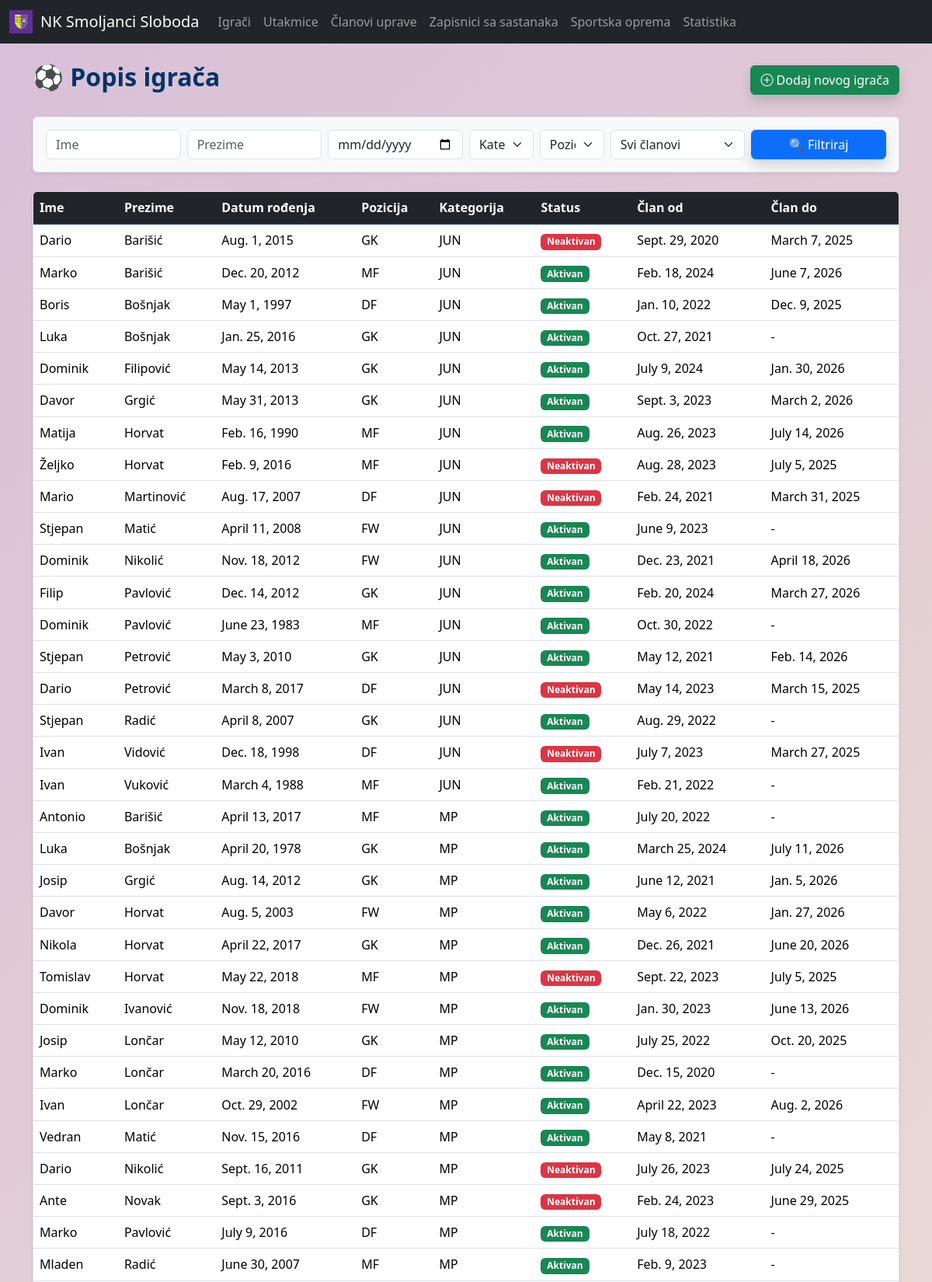
Screenshot of /players/ (upper part) with the database file from the repository.
### main/models.py (models this page shows, shortened)
class Player(models.Model):
    first_name = models.CharField(max_length=50)
    last_name = models.CharField(max_length=50)
    date_of_birth = models.DateField()
    position = models.CharField(max_length=2, choices=POSITIONS)
    category = models.CharField(max_length=3, choices=CATEGORIES, null=True, blank=True)
    goals = models.PositiveIntegerField(default=0)
    assists = models.PositiveIntegerField(default=0)
    yellow_cards = models.PositiveIntegerField(default=0)
    red_cards = models.PositiveIntegerField(default=0)
    appearances = models.PositiveIntegerField(default=0)
    is_active_member = models.BooleanField(default=True, verbose_name='Aktivan član')
    member_since = models.DateField(default=date.today, verbose_name='Član od')
    member_until = models.DateField(blank=True, null=True, verbose_name='Član do')

### main/views.py (the view)
# urls.py: path("players/", views.player_list, name="player_list"),
def player_list(request):
    players = Player.objects.all().order_by('category', 'last_name')
    filters = ['category', 'first_name', 'last_name', 'date_of_birth', 'position', 'status']
    filter_values = {f: request.GET.get(f) for f in filters}
    if filter_values['category']:
        players = players.filter(category=filter_values['category'])
    if filter_values['first_name']:
        players = players.filter(first_name__icontains=filter_values['first_name'])
    if filter_values['last_name']:
        players = players.filter(last_name__icontains=filter_values['last_name'])
    if filter_values['date_of_birth']:
        players = players.filter(date_of_birth=filter_values['date_of_birth'])
    if filter_values['position']:
        players = players.filter(position=filter_values['position'])
    if filter_values['status'] == 'active':
        players = players.filter(is_active_member=True)
    elif filter_values['status'] == 'inactive':
        players = players.filter(is_active_member=False)
    return render(request, 'main/players/player_list.html', {
        'players': players,
        'filter_values': filter_values,
        'categories': CATEGORIES,
        'positions': POSITIONS,
    })

### templates/main/players/player_list.html (shortened to what this page needs)
{% extends 'main/base.html' %}
{% block content %}
<div class="container my-4">
  <div class="d-flex justify-content-between align-items-center mb-4">
    <h2 class="fw-bold">⚽ Popis igrača</h2>
    <a class="btn btn-success shadow" href="{% url 'main:player_create' %}">
      <i class="bi bi-plus-circle"></i> Dodaj novog igrača
    </a>
  </div>
  <form method="get" class="p-3 mb-4 rounded shadow-sm border bg-light">
    <div class="row g-2">
      <div class="col-md-2">
        <input type="text" class="form-control" name="first_name" placeholder="Ime"
          value="{{ filter_values.first_name|default_if_none:'' }}">
      </div>
      <div class="col-md-2">
        <input type="text" class="form-control" name="last_name" placeholder="Prezime"
          value="{{ filter_values.last_name|default_if_none:'' }}">
      </div>
      <div class="col-md-2">
        <input type="date" class="form-control" name="date_of_birth" value="{{ filter_values.date_of_birth }}">
      </div>
      <div class="col-md-1">
        <select class="form-select" name="category">
          <option value="">Kategorije</option>
        </select>
      </div>
      <div class="col-md-1">
        <select class="form-select" name="position">
          <option value="">Pozicije</option>
        </select>
      </div>
      <div class="col-md-2">
        <select class="form-select" name="status">
          <option value="">Svi članovi</option>
        </select>
      </div>
      <div class="col-md-2">
        <button type="submit" class="btn btn-primary w-100 shadow">🔍 Filtriraj</button>
      </div>
    </div>
  </form>
  <div class="table-responsive shadow-sm rounded border">
    <table class="table table-hover align-middle">
      <thead class="table-dark">
        <tr>
          <th>Ime</th>
          <th>Prezime</th>
          <th>Datum rođenja</th>
          <th>Pozicija</th>
          <th>Kategorija</th>
          <th>Status</th>
          <th>Član od</th>
          <th>Član do</th>
        </tr>
      </thead>
      <tbody class="table-group-divider">
        {% for player in players %}
        <tr class="table-row-clickable" data-href="{% url 'main:player_detail' player.id %}">
          <td>{{ player.first_name }}</td>
          <td>{{ player.last_name }}</td>
          <td>{{ player.date_of_birth }}</td>
          <td>{{ player.position }}</td>
          <td>{{ player.category }}</td>
          <td>
            {% if player.is_active_member %}
              <span class="badge bg-success">Aktivan</span>
            {% else %}
              <span class="badge bg-danger">Neaktivan</span>
            {% endif %}
          </td>
          <td>{{ player.member_since|default:"-" }}</td>
          <td>{{ player.member_until|default:"-" }}</td>
        </tr>
        {% empty %}
        <tr>
          <td colspan="8" class="text-center text-muted py-4">
            Nema pronađenih igrača. 😕
          </td>
        </tr>
        {% endfor %}
      </tbody>
    </table>
  </div>
</div>
{% endblock %}

### templates/main/base.html (style rules this page uses)
html, body { height: 100%; margin: 0; background: linear-gradient(135deg, #d8bfd8, #fffacd); background-repeat: no-repeat; background-size: cover; background-attachment: fixed; font-family: "Segoe UI", Tahoma, Geneva, Verdana, sans-serif; color: #003366; }

### rows the page displays
Player: first_name "Dario", last_name "Barišić", date_of_birth "Aug. 1, 2015", position "GK", category "JUN", is_active_member "Neaktivan", member_since "Sept. 29, 2020", member_until "March 7, 2025"
Player: first_name "Marko", last_name "Barišić", date_of_birth "Dec. 20, 2012", position "MF", category "JUN", is_active_member "Aktivan", member_since "Feb. 18, 2024", member_until "June 7, 2026"
Player: first_name "Boris", last_name "Bošnjak", date_of_birth "May 1, 1997", position "DF", category "JUN", is_active_member "Aktivan", member_since "Jan. 10, 2022", member_until "Dec. 9, 2025"
Player: first_name "Luka", last_name "Bošnjak", date_of_birth "Jan. 25, 2016", position "GK", category "JUN", is_active_member "Aktivan", member_since "Oct. 27, 2021", member_until "-"
Player: first_name "Dominik", last_name "Filipović", date_of_birth "May 14, 2013", position "GK", category "JUN", is_active_member "Aktivan", member_since "July 9, 2024", member_until "Jan. 30, 2026"
Player: first_name "Davor", last_name "Grgić", date_of_birth "May 31, 2013", position "GK", category "JUN", is_active_member "Aktivan", member_since "Sept. 3, 2023", member_until "March 2, 2026"
Player: first_name "Matija", last_name "Horvat", date_of_birth "Feb. 16, 1990", position "MF", category "JUN", is_active_member "Aktivan", member_since "Aug. 26, 2023", member_until "July 14, 2026"
Player: first_name "Željko", last_name "Horvat", date_of_birth "Feb. 9, 2016", position "MF", category "JUN", is_active_member "Neaktivan", member_since "Aug. 28, 2023", member_until "July 5, 2025"
Player: first_name "Mario", last_name "Martinović", date_of_birth "Aug. 17, 2007", position "DF", category "JUN", is_active_member "Neaktivan", member_since "Feb. 24, 2021", member_until "March 31, 2025"
Player: first_name "Stjepan", last_name "Matić", date_of_birth "April 11, 2008", position "FW", category "JUN", is_active_member "Aktivan", member_since "June 9, 2023", member_until "-"
Player: first_name "Dominik", last_name "Nikolić", date_of_birth "Nov. 18, 2012", position "FW", category "JUN", is_active_member "Aktivan", member_since "Dec. 23, 2021", member_until "April 18, 2026"
Player: first_name "Filip", last_name "Pavlović", date_of_birth "Dec. 14, 2012", position "GK", category "JUN", is_active_member "Aktivan", member_since "Feb. 20, 2024", member_until "March 27, 2026"
Player: first_name "Dominik", last_name "Pavlović", date_of_birth "June 23, 1983", position "MF", category "JUN", is_active_member "Aktivan", member_since "Oct. 30, 2022", member_until "-"
Player: first_name "Stjepan", last_name "Petrović", date_of_birth "May 3, 2010", position "GK", category "JUN", is_active_member "Aktivan", member_since "May 12, 2021", member_until "Feb. 14, 2026"
Player: first_name "Dario", last_name "Petrović", date_of_birth "March 8, 2017", position "DF", category "JUN", is_active_member "Neaktivan", member_since "May 14, 2023", member_until "March 15, 2025"
Player: first_name "Stjepan", last_name "Radić", date_of_birth "April 8, 2007", position "GK", category "JUN", is_active_member "Aktivan", member_since "Aug. 29, 2022", member_until "-"
Player: first_name "Ivan", last_name "Vidović", date_of_birth "Dec. 18, 1998", position "DF", category "JUN", is_active_member "Neaktivan", member_since "July 7, 2023", member_until "March 27, 2025"
Player: first_name "Ivan", last_name "Vuković", date_of_birth "March 4, 1988", position "MF", category "JUN", is_active_member "Aktivan", member_since "Feb. 21, 2022", member_until "-"
Player: first_name "Antonio", last_name "Barišić", date_of_birth "April 13, 2017", position "MF", category "MP", is_active_member "Aktivan", member_since "July 20, 2022", member_until "-"
Player: first_name "Luka", last_name "Bošnjak", date_of_birth "April 20, 1978", position "GK", category "MP", is_active_member "Aktivan", member_since "March 25, 2024", member_until "July 11, 2026"
Player: first_name "Josip", last_name "Grgić", date_of_birth "Aug. 14, 2012", position "GK", category "MP", is_active_member "Aktivan", member_since "June 12, 2021", member_until "Jan. 5, 2026"
Player: first_name "Davor", last_name "Horvat", date_of_birth "Aug. 5, 2003", position "FW", category "MP", is_active_member "Aktivan", member_since "May 6, 2022", member_until "Jan. 27, 2026"
Player: first_name "Nikola", last_name "Horvat", date_of_birth "April 22, 2017", position "GK", category "MP", is_active_member "Aktivan", member_since "Dec. 26, 2021", member_until "June 20, 2026"
Player: first_name "Tomislav", last_name "Horvat", date_of_birth "May 22, 2018", position "MF", category "MP", is_active_member "Neaktivan", member_since "Sept. 22, 2023", member_until "July 5, 2025"
Player: first_name "Dominik", last_name "Ivanović", date_of_birth "Nov. 18, 2018", position "FW", category "MP", is_active_member "Aktivan", member_since "Jan. 30, 2023", member_until "June 13, 2026"
Player: first_name "Josip", last_name "Lončar", date_of_birth "May 12, 2010", position "GK", category "MP", is_active_member "Aktivan", member_since "July 25, 2022", member_until "Oct. 20, 2025"
Player: first_name "Marko", last_name "Lončar", date_of_birth "March 20, 2016", position "DF", category "MP", is_active_member "Aktivan", member_since "Dec. 15, 2020", member_until "-"
Player: first_name "Ivan", last_name "Lončar", date_of_birth "Oct. 29, 2002", position "FW", category "MP", is_active_member "Aktivan", member_since "April 22, 2023", member_until "Aug. 2, 2026"
Player: first_name "Vedran", last_name "Matić", date_of_birth "Nov. 15, 2016", position "DF", category "MP", is_active_member "Aktivan", member_since "May 8, 2021", member_until "-"
Player: first_name "Dario", last_name "Nikolić", date_of_birth "Sept. 16, 2011", position "GK", category "MP", is_active_member "Neaktivan", member_since "July 26, 2023", member_until "July 24, 2025"
Player: first_name "Ante", last_name "Novak", date_of_birth "Sept. 3, 2016", position "GK", category "MP", is_active_member "Neaktivan", member_since "Feb. 24, 2023", member_until "June 29, 2025"
Player: first_name "Marko", last_name "Pavlović", date_of_birth "July 9, 2016", position "DF", category "MP", is_active_member "Aktivan", member_since "July 18, 2022", member_until "-"
Player: first_name "Mladen", last_name "Radić", date_of_birth "June 30, 2007", position "MF", category "MP", is_active_member "Aktivan", member_since "Feb. 9, 2023", member_until "-"
